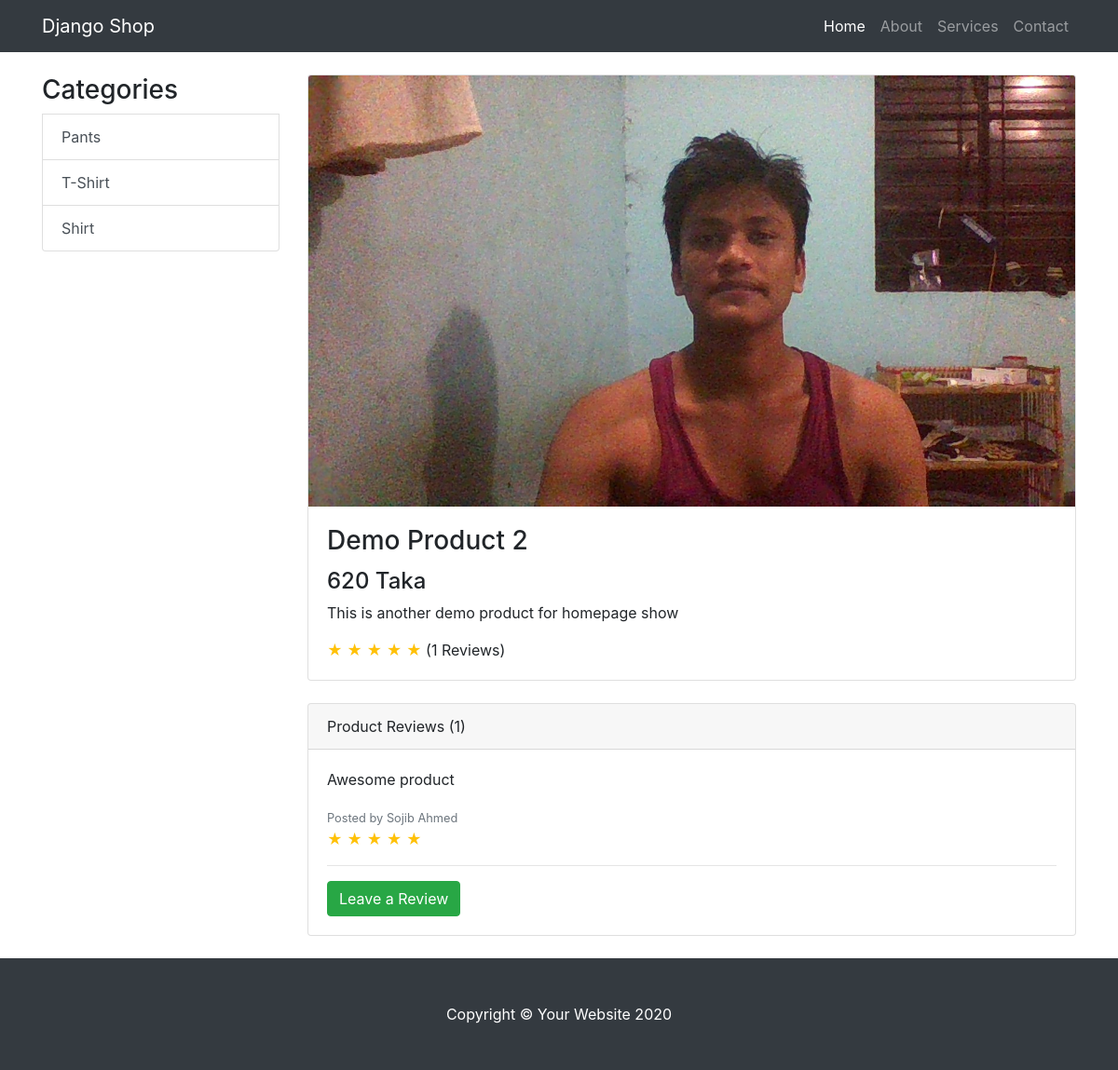
The app's page /item/3/ with its own data.
### shop/models.py (models this page shows, shortened)
class ProductCategory(models.Model):
    category_name = models.CharField(max_length=100)

class Product(models.Model):
    product_name = models.CharField(max_length=260)
    product_price = models.IntegerField()
    product_description = models.TextField()
    product_picture = models.ImageField(upload_to='product_pictures', default='default-product.jpg')
    categories = models.ManyToManyField(ProductCategory)

class ProductReview(models.Model):
    author_name = models.CharField(max_length=30)
    author_email = models.EmailField()
    review_description = models.TextField()
    review_score = models.IntegerField()
    product = models.ForeignKey(Product, on_delete=models.CASCADE)

### shop/views.py (the view)
# urls.py: path('item/<int:pk>/', views.shop_item_details, name="shop_item_details"),
def shop_item_details(request, pk):
    categories = ProductCategory.objects.all()
    product = get_object_or_404(Product, id=pk)
    review_score= 0
    count = 0
    reviews_data = []
    reviews = product.productreview_set.all()
    reviews_count = reviews.count()
    for review in reviews:
        reviews_data_list = []
        reviews_data_list.append(review.author_name)
        reviews_data_list.append(review.review_score)
        reviews_data_list.append(review.review_description)
        reviews_data.append(reviews_data_list)
        review_score += review.review_score
    if reviews_count != 0:
        review_score = review_score/ reviews_count
    context = {
        'product': product,
        'title': product.product_name,
        'review_score': review_score,
        'total_reviews': reviews_count,
        'reviews': reviews_data,
        'categories': categories
    }
    return render(request, template_name='shop/shop_item_details.html', context=context)

### shop/templates/shop/shop_item_details.html
{% extends 'shop/base.html' %}
{% block content %}
	<div class="container">
		<div class="row">
			<div class="col-lg-3 my-4">
				<div class="list-group">
					<h3 class="display-5">Categories</h3>
					{% for category in categories %}
						<a href="#" class="list-group-item list-group-item-action">{{ category.category_name }}</a>
					{% endfor %}
				</div>
			</div>
			<div class="col-lg-9">
				<div class="card mt-4">
					<img class="card-img-top img-fluid" src="{{ product.product_picture.url }}" alt="">
					<div class="card-body">
						<h3 class="card-title">{{ product.product_name }}</h3>
						<h4>{{ product.product_price }} Taka</h4>
						<p class="card-text">{{ product.product_description }}</p>
						<span class="text-warning">
							{% if review_score == 0 or review_score < 1 %}
								&#9734; &#9734; &#9734; &#9734; &#9734;
							{% elif review_score == 1 or review_score < 2 %}
								&#9733; &#9734; &#9734; &#9734; &#9734;
							{% elif review_score == 2 or review_score < 3 %}
								&#9733; &#9733; &#9734; &#9734; &#9734;
							{% elif review_score == 3 or review_score < 4 %}
								&#9733; &#9733; &#9733; &#9734; &#9734;
							{% elif review_score == 4 or review_score < 5 %}
								&#9733; &#9733; &#9733; &#9733; &#9734;
							{% else %}
								&#9733; &#9733; &#9733; &#9733; &#9733;
							{% endif %}
						</span> ({{ total_reviews }} Reviews)
					</div>
				</div>
				<div class="card card-outline-secondary my-4">
					<div class="card-header">
						Product Reviews ({{ total_reviews }})
					</div>
					<div class="card-body">
						{% if reviews|length > 0 %}
							{% for review in reviews %}
								<p>{{ review.2 }}</p>
								<small class="text-muted">Posted by {{ review.0 }}</small><br>
								<span class="text-warning">
									{% if review.1 == 0 or review.1 < 1 %}
										&#9734; &#9734; &#9734; &#9734; &#9734;
									{% elif review.1 == 1 or review.1 < 2 %}
										&#9733; &#9734; &#9734; &#9734; &#9734;
									{% elif review.1 == 2 or review.1 < 3 %}
										&#9733; &#9733; &#9734; &#9734; &#9734;
									{% elif review.1 == 3 or review.1 < 4 %}
										&#9733; &#9733; &#9733; &#9734; &#9734;
									{% elif review.1 == 4 or review.1 < 5 %}
										&#9733; &#9733; &#9733; &#9733; &#9734;
									{% else %}
										&#9733; &#9733; &#9733; &#9733; &#9733;
									{% endif %}
								</span>
								<hr>
							{% endfor %}
						{% else %}
							<p>No reviews yet!</p>
						{% endif %}
						<a href="#" class="btn btn-success">Leave a Review</a>
					</div>
				</div>
			</div>
		</div>
	</div>
	{% endblock content %}

### shop/static/shop/css/shop-item.css (style rules this page uses)
body { padding-top: 56px; }

### records on screen
ProductCategory: category_name "Pants"
ProductCategory: category_name "T-Shirt"
ProductCategory: category_name "Shirt"
Product: product_picture (picture), product_name "Demo Product 2", product_price "620", product_description "This is another demo product for homepage show"
ProductReview: review_description "Awesome product", author_name "Sojib Ahmed"

### other values on screen
{{ total_reviews }} "1"
